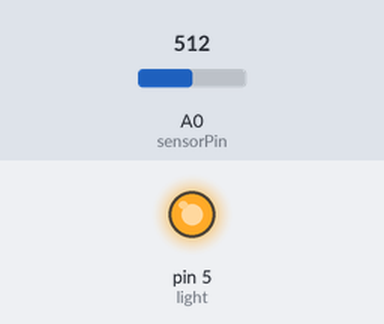
Recording of a sketch running on a simulated Arduino Uno, built with avr-gcc and run on an emulated ATmega328P. Parts: output pins drawn as LEDs (lit = HIGH). The test bench sets the inputs (shaded band); at power-on: A0 (sensorPin) = 512.

Above: at 1.2 s.
1.3 s: A0 (sensorPin) set to 108
2.8 s: A0 (sensorPin) set to 90
At 3.6 s:
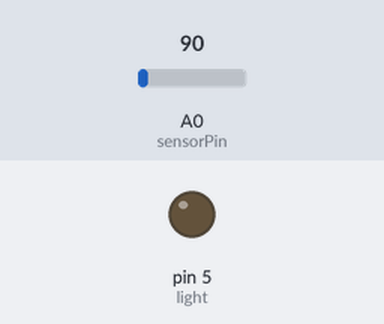
4.3 s: A0 (sensorPin) set to 110
At 4.8 s:
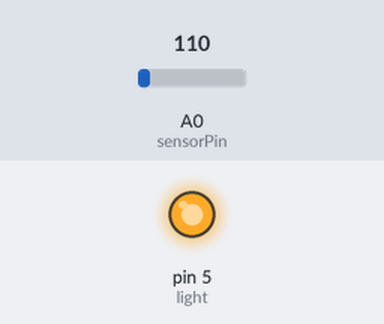
5.8 s: A0 (sensorPin) set to 0
At 7.1 s:
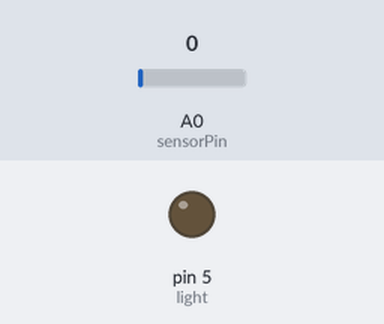
Timing chart, 0 to 8.3 s (numbered marks = the images above; inputs shaded):
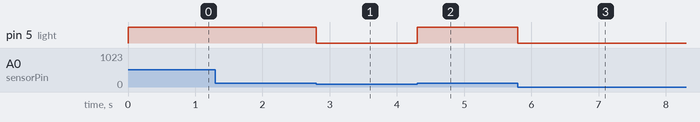

Measured:
- the behaviour switches between 100 and 99 on A0 (sensorPin) (found by bisection; images 0 and 1)
- after the input at 1.3 s, every drawn part: stays the same
- after the input at 2.8 s, pin 5 (light): HIGH → LOW at once
- after the input at 4.3 s, pin 5 (light): LOW → HIGH at once
- after the input at 5.8 s, pin 5 (light): HIGH → LOW at once

The sketch:

relay.ino
```cpp
#include <SoftwareSerial.h>

int sensorPin = A0; // select the input pin for the LDR
int sensorValue = 0; // variable to store the value coming from the sensor
int light=5;

void setup()
{
  pinMode(light,OUTPUT);
  Serial.begin(9600);
}

void loop()
{
  sensorValue = analogRead(sensorPin);

  if (sensorValue < 100)
  {
      digitalWrite(light,LOW);
  }

  else
  {
      digitalWrite(light,HIGH);
  }
}
```
